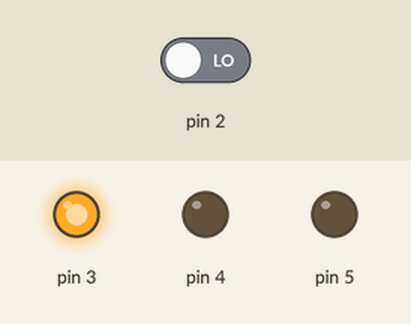
Bench run of a sketch on a simulated Arduino Uno, built with avr-gcc and run on an emulated ATmega328P. Parts: output pins drawn as LEDs (lit = HIGH). Dashed ring = blinking. The inputs (shaded band) are chosen by the test bench; at power-on: pin 2 LOW.

Above: at 1.2 s.
1.3 s: pin 2 driven HIGH
At 1.4 s:
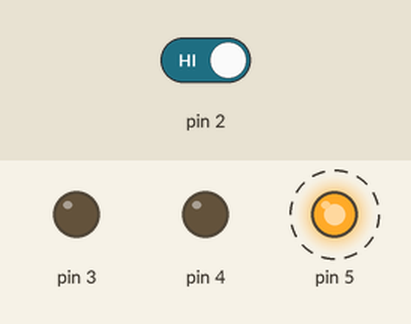
4.3 s: pin 2 driven LOW
At 4.4 s:
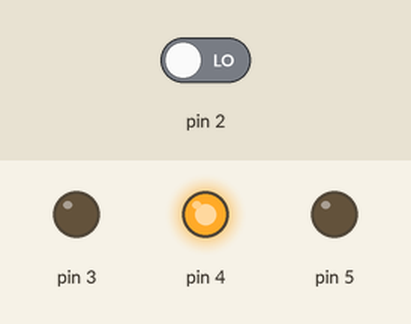
Timing chart, 0 to 7.3 s (numbered marks = the images above; inputs shaded):
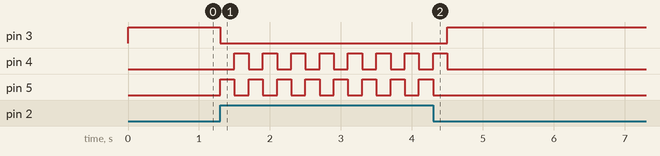

The sketch:

spaceship_interface.ino
```cpp
int switchState = 0;

void setup(){
  pinMode(2, INPUT);

  pinMode(3, OUTPUT);
  pinMode(4, OUTPUT);
  pinMode(5, OUTPUT);
}

void loop(){
  switchState = digitalRead(2);


  if (switchState == HIGH){
    digitalWrite(3, LOW);
    digitalWrite(4, LOW);
    digitalWrite(5, HIGH);
    delay(200);

    digitalWrite(4, HIGH);
    digitalWrite(5, LOW);
    delay(200);

  } else {
    digitalWrite(3, HIGH);
    digitalWrite(4, LOW);
    digitalWrite(4, LOW);
  }
}
```

Measured:
- after the input at 1.3 s, pin 3: HIGH → LOW at once; pin 4: alternates HIGH for 0.20 s and LOW for 0.20 s, starting after 0.20 s; pin 5: alternates HIGH for 0.20 s and LOW for 0.20 s, starting at once
- after the input at 4.3 s, pin 3: LOW → HIGH after 0.20 s; pin 4: goes on until 4.5 s, then stays LOW; pin 5: goes on until 4.3 s, then stays LOW
